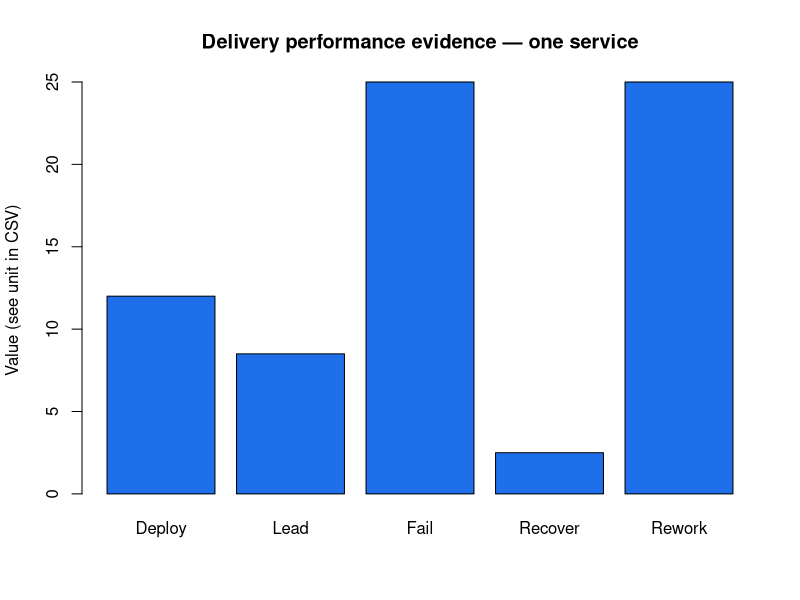

This figure's R source:
dir.create("output",showWarnings=FALSE)
d <- read.csv("data/deployments.csv",stringsAsFactors=FALSE)
d$commit_at <- as.POSIXct(d$commit_at,tz="UTC"); d$deployed_at <- as.POSIXct(d$deployed_at,tz="UTC")
d$lead_hours <- as.numeric(difftime(d$deployed_at,d$commit_at,units="hours"))
total <- nrow(d); failed <- sum(d$failed==1); rework <- sum(d$rework==1)
metrics <- data.frame(metric=c("Deployment frequency","Median change lead time","Change fail rate","Median failed deployment recovery time","Deployment rework rate"),
 value=c(total,round(median(d$lead_hours),1),round(100*failed/total,1),round(median(d$recovery_hours[d$failed==1]),1),round(100*rework/total,1)),
 unit=c("deployments / sample week","hours","percent","hours","percent"))
write.csv(metrics,"output/dora_metrics.csv",row.names=FALSE)
a <- read.csv("data/problem_actions.csv",stringsAsFactors=FALSE)
a$due_date <- as.Date(a$due_date); a$overdue <- a$status!="Verified" & a$due_date<as.Date("2026-08-20")
write.csv(a,"output/problem_actions.csv",row.names=FALSE)
png("output/dora_dashboard.png",1200,700)
barplot(metrics$value,names.arg=c("Deploy","Lead","Fail","Recover","Rework"),col="#1F6FEB",ylab="Value (see unit in CSV)",main="Delivery performance evidence — one service")
dev.off()
stopifnot(nrow(metrics)==5,total==12,all(nzchar(a$owner)),all(!is.na(a$due_date)))
cat("LAB 07 PASS\n")
